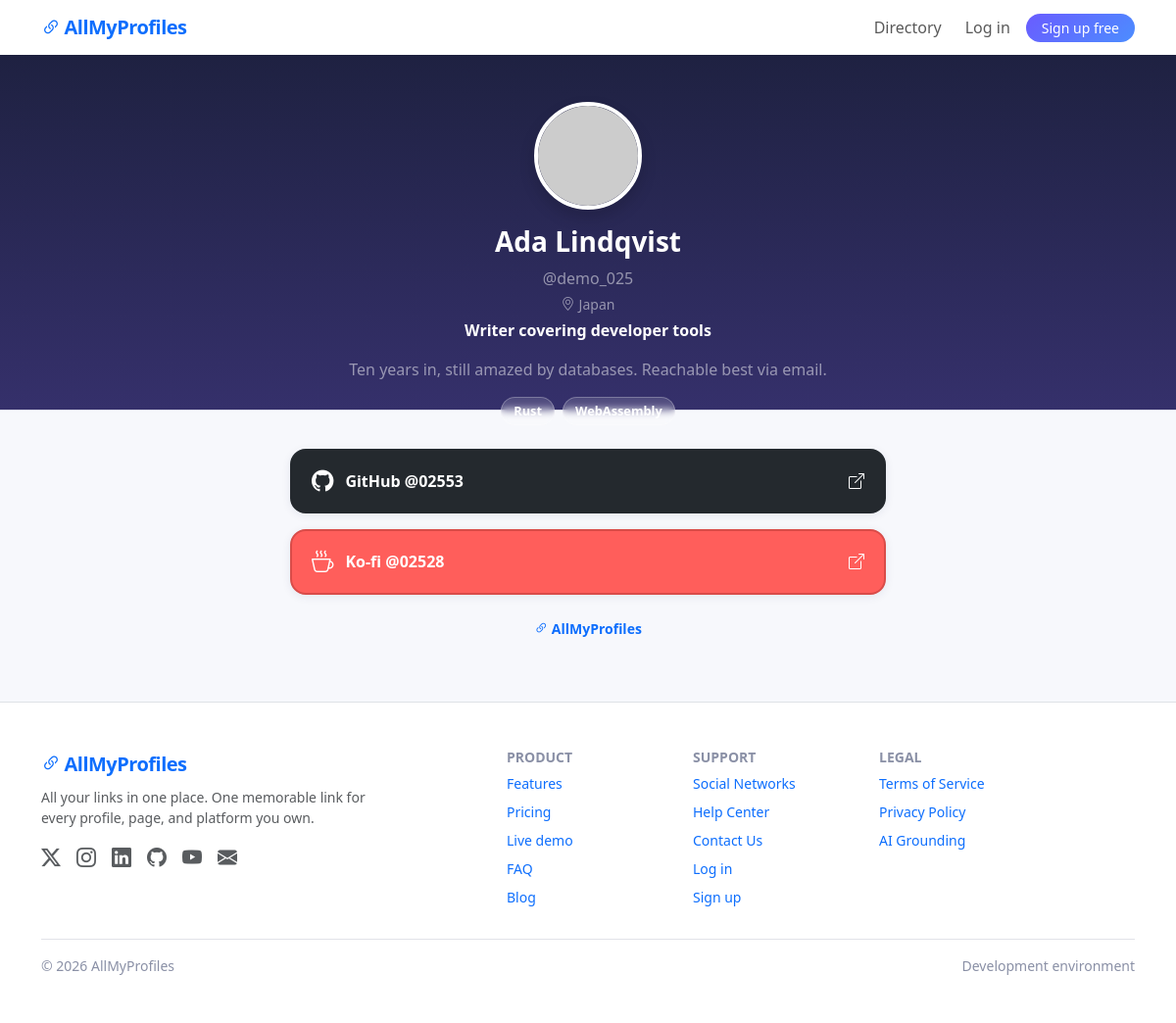
Page /u/demo_025 on the committed database.
### models.py (models this page shows, shortened)
class User(UserMixin, db.Model):
    __tablename__ = 'users'
    id = db.Column(db.Integer, primary_key=True)
    username = db.Column(db.String(80), unique=True, nullable=False, index=True)
    email = db.Column(db.String(120), unique=True, nullable=False, index=True)
    password_hash = db.Column(db.String(256), nullable=False)
    display_name = db.Column(db.String(120), nullable=False)
    headline = db.Column(db.String(250), nullable=True)
    bio = db.Column(db.Text, nullable=True)
    about_section = db.Column(db.Text, nullable=True)
    avatar_url = db.Column(db.String(500), nullable=True)
    avatar_path = db.Column(db.String(300), nullable=True)
    background_path = db.Column(db.String(300), nullable=True)
    tier = db.Column(db.String(20), default='Free')  # Free, Expanded, Full, Custom
    tier_changed_at = db.Column(db.DateTime, nullable=True)
    stripe_customer_id = db.Column(db.String(64), nullable=True, index=True)
    stripe_subscription_id = db.Column(db.String(64), nullable=True)
    stripe_subscription_status = db.Column(db.String(32), nullable=True)
    stripe_current_period_end = db.Column(db.BigInteger, nullable=True)
    skills = db.Column(db.String(300), nullable=True)
    location = db.Column(db.String(120), nullable=True)
    country_code = db.Column(db.String(3), nullable=True, index=True)
    country_name = db.Column(db.String(120), nullable=True)
    is_adult_oriented = db.Column(db.Boolean, default=False,
                                  nullable=False, server_default='0')
    video_platform = db.Column(db.String(10), nullable=True)
    video_id = db.Column(db.String(64), nullable=True)
    ga4_id = db.Column(db.String(32), nullable=True)
    is_admin = db.Column(db.Boolean, default=False, nullable=False)
    theme = db.Column(db.String(20), nullable=True, default='light')
    contact_disabled = db.Column(db.Boolean, default=False, nullable=False,
                                 server_default='0')
    directory_visible = db.Column(db.Boolean, default=False, nullable=False,
                                  server_default='0')
    age_verified = db.Column(db.Boolean, default=False, nullable=False,
                             server_default='0')
    is_featured = db.Column(db.Boolean, default=False, nullable=False,
                            server_default='0')
    is_demo = db.Column(db.Boolean, default=False, nullable=False,
                        server_default='0')
    created_at = db.Column(db.DateTime, default=lambda: datetime.now())
    links = db.relationship('Link', backref='owner', lazy=True,
                            cascade='all, delete-orphan')
    message_reads = db.relationship('MessageRead',
                                    back_populates='user',
                                    foreign_keys='MessageRead.user_id',
                                    cascade='all, delete-orphan',
                                    lazy='dynamic')
    @property
    def avatar_src(self):
        if self.avatar_path:
            return url_for_upload(self.avatar_path)
        if self.avatar_url:
            return self.avatar_url
        from urllib.parse import quote
        return ('https://ui-avatars.com/api/?background=random&name='
                + quote(self.display_name or self.username))

class Link(db.Model):
    __tablename__ = 'links'
    id = db.Column(db.Integer, primary_key=True)
    user_id = db.Column(db.Integer, db.ForeignKey('users.id'), nullable=False)
    title = db.Column(db.String(120), nullable=False)
    url = db.Column(db.String(500), nullable=False)
    icon_code = db.Column(db.String(50), nullable=True, default='link-45deg')
    position = db.Column(db.Integer, default=0)
    is_active = db.Column(db.Boolean, default=True)
    click_count = db.Column(db.Integer, default=0)
    source_id = db.Column(db.Integer, db.ForeignKey('link_sources.id'),
                          nullable=True)
    category = db.Column(db.String(40), nullable=True)  # manual override
    is_pinned = db.Column(db.Boolean, default=False, nullable=False,
                          server_default='0')           # paid tiers only
    utm_params = db.Column(db.String(300), nullable=True)
    subhandle = db.Column(db.String(80), nullable=True)  # "@handle" line
    cta = db.Column(db.String(40), nullable=True)        # "Follow", "Listen"
    created_at = db.Column(db.DateTime, default=lambda: datetime.now())
    @property
    def matched_source(self):
        if self.source_id:
            src = db.session.get(LinkSource, self.source_id)
            if src is not None:
                return src
        host = _url_host(self.url)
        return LinkSource.for_host(host) if host else None
    @property
    def display_category(self):
        src = self.matched_source
        return self.category or (src.category if src else 'Other') \
            or 'Other'

class LinkSource(db.Model):
    __tablename__ = 'link_sources'
    id = db.Column(db.Integer, primary_key=True)
    name = db.Column(db.String(80), unique=True, nullable=False)
    domains = db.Column(db.String(300), nullable=True)  # comma-separated
    url = db.Column(db.String(300), nullable=True)      # example/default URL
    profile_pattern = db.Column(db.String(300), nullable=True)  # {handle} tmpl
    bg_color = db.Column(db.String(9), default='#ffffff', nullable=False)
    text_color = db.Column(db.String(9), default='#212529', nullable=False)
    border_color = db.Column(db.String(9), default='#dee2e6', nullable=False)
    icon_code = db.Column(db.String(50), default='link-45deg')  # bi-* slug
    custom_icon_path = db.Column(db.String(300), nullable=True)  # uploads/…
    is_nofollow = db.Column(db.Boolean, default=False, nullable=False,
                            server_default='0')
    cta = db.Column(db.String(40), nullable=True)       # "Follow", "Subscribe"
    category = db.Column(db.String(40), default='Other', nullable=False)
    sort_order = db.Column(db.Integer, default=0)
    is_active = db.Column(db.Boolean, default=True, nullable=False)
    is_adult = db.Column(db.Boolean, default=False, nullable=False,
                         server_default='0')
    is_deleted = db.Column(db.Boolean, default=False, nullable=False,
                           server_default='0')  # soft delete (admin CRUD)
    created_at = db.Column(db.DateTime, default=lambda: datetime.now(),
                           nullable=False)
    updated_at = db.Column(db.DateTime, nullable=True)
    HEX_RE = None  # set below (avoids shadowing confusion in class body)
    NON_DIRECTORY_SOURCES = frozenset({'Personal Website'})
    ADULT_SOURCE_NAMES = frozenset({'AdultWorld'})

class Setting(db.Model):
    __tablename__ = 'settings'
    DEFAULT_SETTINGS = DEFAULT_SETTINGS
    key = db.Column(db.String(64), primary_key=True)
    value = db.Column(db.String(500), nullable=False, default='')
    @classmethod
    def get(cls, key, fallback=None):
        row = db.session.get(cls, key)
        if row is not None:
            return row.value
        return DEFAULT_SETTINGS.get(key, fallback)

### app.py (the view)
    @app.route('/u/<username>')
    def public_profile(username):
        user = User.query.filter_by(username=username.lower()).first_or_404()
        active_links = (Link.query.filter_by(user_id=user.id, is_active=True)
                        .order_by(Link.position.asc()).all())
        if user.is_adult_oriented and not session.get('age_ok'):
            return render_template('profile_agegate.html', user=user)
        pinned, categorized = group_links_for_profile(active_links)
        show_contact = not user.contact_disabled
        return render_template('profile.html', user=user, links=active_links,
                               skills=normalize_skills(user.skills),
                               video=video_embed(user),
                               profile=theme_for_user(user),
                               pinned_links=pinned,
                               categorized_links=categorized,
                               show_contact=show_contact)

### templates/profile.html (shortened to what this page needs)
{% extends 'base.html' %}
{% block content %}
<div class="container py-5">
  <div class="profile-card text-center px-3">
    <img src="{{ user.avatar_src }}" alt="{{ user.display_name }} avatar"
         class="rounded-circle border border-4 border-white shadow mb-3" width="110" height="110">
    <h1 class="h3 fw-bold text-white">{{ user.display_name }}</h1>
    <p class="text-white-50 mb-1">@{{ user.username }}</p>
    {% if user.country_name or user.location %}
    <p class="text-white-50 small mb-1"><i class="bi bi-geo-alt me-1"></i>{{ user.country_name or user.location }}</p>
    {% endif %}
    {% if user.headline %}<p class="fw-semibold text-white">{{ user.headline }}</p>{% endif %}
    {% if user.bio %}<p class="text-white-50">{{ user.bio }}</p>{% endif %}
    {% if skills %}
    <div class="d-flex flex-wrap justify-content-center gap-2 mt-2" aria-label="Skills">
      {% for skill in skills %}<span class="skill-badge">{{ skill }}</span>{% endfor %}
    </div>
    {% endif %}
    <div class="d-grid gap-3 mt-4">
      {% for link in links %}
        {% set src = link.matched_source %}
        <a class="profile-link" href="{{ url_for('redirect_link', link_id=link.id) }}"
           target="_blank" rel="noopener me{{ ' nofollow' if src and src.is_nofollow else ''}}"
           {% if src %}style="background:{{ src.bg_color }};color:{{ src.text_color }};border:2px solid {{ src.border_color }};"{% endif %}>
          {% if src and src.custom_icon_path %}
          <img src="/uploads/{{ src.custom_icon_path }}" alt="" style="width:28px;height:28px;object-fit:contain;">
          {% else %}
          <i class="bi bi-{{ (src.icon_code if src and src.icon_code else link.icon_code) or 'link-45deg' }} bi-2x {{ 'text-primary' if not src }}"></i>
          {% endif %}
          <span class="flex-grow-1 text-start">
            {{ link.title }}
          </span>
          <i class="bi bi-box-arrow-up-right"></i>
        </a>
      {% else %}
        <p class="text-muted">No links yet — check back soon!</p>
      {% endfor %}
    </div>
    <p class="mt-4 small">
      <a href="{{ url_for('home') }}" class="text-decoration-none fw-semibold">
        <i class="bi bi-link-45deg"></i> AllMyProfiles
      </a>
    </p>
  </div>
</div>
{% endblock %}

### templates/base.html (shortened to what this page needs)
<!DOCTYPE html>
<html lang="en">
<head>
  <link rel="stylesheet" href="https://cdn.jsdelivr.net/npm/bootstrap@5.3.3/dist/css/bootstrap.min.css">
  <link rel="stylesheet" href="https://cdn.jsdelivr.net/npm/bootstrap-icons@1.11.3/font/bootstrap-icons.min.css">
</head>
<body class="d-flex flex-column min-vh-100">
  <nav class="navbar navbar-expand-lg bg-white shadow-sm">
    <div class="container">
      <a class="navbar-brand text-primary" href="{{ url_for('home') }}">
        <i class="bi bi-link-45deg me-1"></i>AllMyProfiles
      </a>
      <div class="collapse navbar-collapse" id="navbarNav">
        <ul class="navbar-nav ms-auto align-items-lg-center gap-lg-2">
          {% if current_user.is_authenticated %}
            <li class="nav-item">
              <a class="nav-link" href="{{ url_for('public_profile', username=current_user.username) }}">
                <i class="bi bi-person-circle me-1"></i>My public page
              </a>
            </li>
            <li class="nav-item">
              <a class="nav-link fw-semibold" href="{{ url_for('dashboard') }}">Dashboard</a>
            </li>
            <li class="nav-item">
              <a class="nav-link" href="{{ url_for('directory') }}">Directory</a>
            </li>
            <li class="nav-item">
              <a class="nav-link position-relative" href="{{ url_for('inbox') }}">
                <i class="bi bi-envelope me-1"></i>Inbox
                {% if unread_count %}
                  <span class="badge rounded-pill bg-danger">{{ unread_count }}</span>
                {% endif %}
              </a>
            </li>
            {% if current_user.is_admin and not is_impersonating() %}
            <li class="nav-item">
              <a class="nav-link text-danger fw-semibold" href="{{ url_for('admin_dashboard') }}">
                <i class="bi bi-shield-lock me-1"></i>Admin
              </a>
            </li>
            {% endif %}
            <li class="nav-item">
              <a class="btn btn-outline-primary btn-sm rounded-pill px-3" href="{{ url_for('logout') }}">Log out</a>
            </li>
          {% else %}
            <li class="nav-item"><a class="nav-link" href="{{ url_for('directory') }}">Directory</a></li>
            <li class="nav-item"><a class="nav-link" href="{{ url_for('login') }}">Log in</a></li>
            <li class="nav-item"><a class="btn btn-primary btn-sm rounded-pill px-3" href="{{ url_for('register') }}">Sign up free</a></li>
          {% endif %}
        </ul>
      </div>
    </div>
  </nav>
  <main class="flex-grow-1">
    {% block content %}{% endblock %}
  </main>
  <footer class="py-5 bg-white border-top">
    <div class="container">
      <div class="row gy-4">
        <div class="col-lg-4">
          <span class="navbar-brand fw-bold text-primary fs-5">
            <i class="bi bi-link-45deg me-1"></i>AllMyProfiles
          </span>
          <p class="small text-muted mt-2 mb-0">{{ site_tagline }} One memorable link for every profile, page, and platform you own.</p>
          <div class="mt-3 fs-5 d-flex gap-3">
            <a href="https://x.com/allmyprofiles" class="text-muted" aria-label="X / Twitter" rel="noopener" target="_blank"><i class="bi bi-twitter-x"></i></a>
            <a href="https://instagram.com/allmyprofiles" class="text-muted" aria-label="Instagram" rel="noopener" target="_blank"><i class="bi bi-instagram"></i></a>
            <a href="https://linkedin.com/company/allmyprofiles" class="text-muted" aria-label="LinkedIn" rel="noopener" target="_blank"><i class="bi bi-linkedin"></i></a>
            <a href="https://github.com/allmyprofiles" class="text-muted" aria-label="GitHub" rel="noopener" target="_blank"><i class="bi bi-github"></i></a>
            <a href="https://youtube.com/@allmyprofiles" class="text-muted" aria-label="YouTube" rel="noopener" target="_blank"><i class="bi bi-youtube"></i></a>
            <a href="mailto:support@allmyprofiles.io" class="text-muted" aria-label="Email"><i class="bi bi-envelope-fill"></i></a>
          </div>
        </div>
        <div class="col-6 col-lg-2 offset-lg-1">
          <h6 class="fw-bold small text-uppercase">Product</h6>
          <ul class="list-unstyled small">
            <li class="mb-2"><a class="text-decoration-none" href="{{ url_for('home') }}#features">Features</a></li>
            <li class="mb-2"><a class="text-decoration-none" href="{{ url_for('home') }}#pricing">Pricing</a></li>
            <li class="mb-2"><a class="text-decoration-none" href="{{ url_for('home') }}#demo">Live demo</a></li>
            <li class="mb-2"><a class="text-decoration-none" href="{{ url_for('home') }}#faq">FAQ</a></li>
            <li class="mb-2"><a class="text-decoration-none" href="#">Blog</a></li>
          </ul>
        </div>
        <div class="col-6 col-lg-2">
          <h6 class="fw-bold small text-uppercase">Support</h6>
          <ul class="list-unstyled small">
            <li class="mb-2"><a class="text-decoration-none" href="{{ url_for('directory') }}">Social Networks</a></li>
            <li class="mb-2"><a class="text-decoration-none" href="{{ url_for('help_center') }}">Help Center</a></li>
            <li class="mb-2"><a class="text-decoration-none" href="{{ url_for('contact') }}">Contact Us</a></li>
            <li class="mb-2"><a class="text-decoration-none" href="{{ url_for('login') }}">Log in</a></li>
            <li class="mb-2"><a class="text-decoration-none" href="{{ url_for('register') }}">Sign up</a></li>
          </ul>
        </div>
        <div class="col-6 col-lg-2">
          <h6 class="fw-bold small text-uppercase">Legal</h6>
          <ul class="list-unstyled small">
            <li class="mb-2"><a class="text-decoration-none" href="{{ url_for('terms') }}">Terms of Service</a></li>
            <li class="mb-2"><a class="text-decoration-none" href="{{ url_for('privacy') }}">Privacy Policy</a></li>
            <li class="mb-2"><a class="text-decoration-none" href="{{ url_for('ai_grounding') }}">AI Grounding</a></li>
          </ul>
        </div>
      </div>
      <hr>
      <div class="d-flex flex-wrap justify-content-between align-items-center">
        <span class="small">&copy; {{ current_year }} AllMyProfiles</span>
        <span class="small">{{ APP_ENV|capitalize }} environment</span>
      </div>
    </div>
  </footer>
</body>
</html>

### rows in the picture
User: display_name "Ada Lindqvist", username "demo_025", country_name "Japan", headline "Writer covering developer tools", bio "Ten years in, still amazed by databases. Reachable best via email."
Link: title "GitHub @02553"
Link: title "Ko-fi @02528"
Setting: value "All your links in one place."

### other values in the picture
{{ skill }} "Rust" "WebAssembly"
{{ APP_ENV|capitalize }} "Development"
